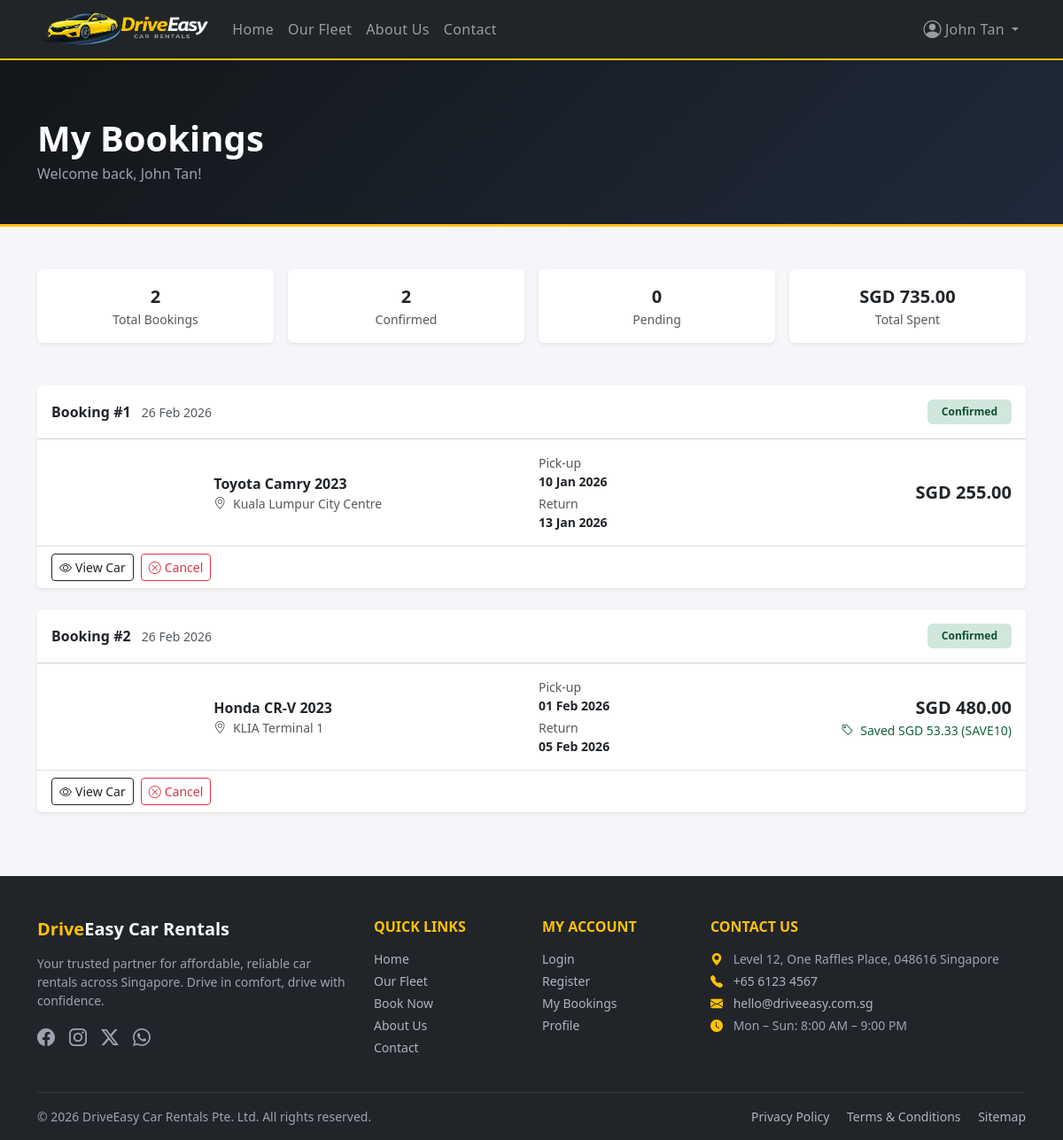
The app's page /my-bookings.php (signed in), older data.
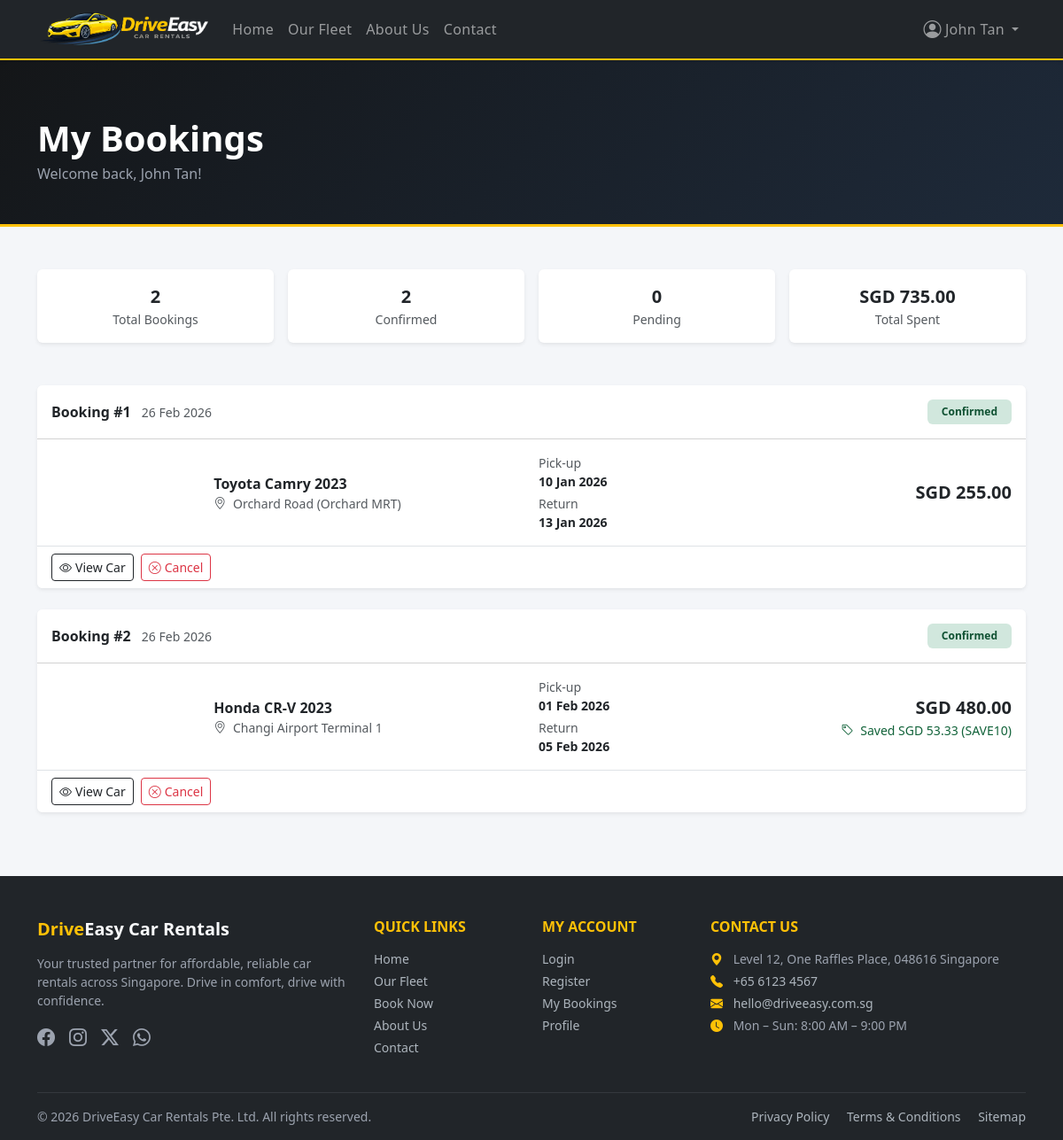
The same page, newer data.
### tables this page shows
CREATE TABLE IF NOT EXISTS bookings (
    id              INT AUTO_INCREMENT PRIMARY KEY,
    user_id         INT           NOT NULL,
    car_id          INT           NOT NULL,
    pickup_location VARCHAR(150)  NOT NULL,
    start_date      DATE          NOT NULL,
    end_date        DATE          NOT NULL,
    total_cost      DECIMAL(10,2) NOT NULL,
    status          ENUM('pending','confirmed','cancelled') NOT NULL DEFAULT 'pending',
    promo_code      VARCHAR(30)   DEFAULT NULL,
    discount_amount DECIMAL(10,2) NOT NULL DEFAULT 0.00,
    notes           TEXT          DEFAULT NULL,
    created_at      TIMESTAMP DEFAULT CURRENT_TIMESTAMP,
    FOREIGN KEY (user_id) REFERENCES users(id)  ON DELETE CASCADE,
    FOREIGN KEY (car_id)  REFERENCES cars(id)   ON DELETE CASCADE
);

CREATE TABLE IF NOT EXISTS cars (
    id            INT AUTO_INCREMENT PRIMARY KEY,
    brand         VARCHAR(50)   NOT NULL,
    model         VARCHAR(50)   NOT NULL,
    year          YEAR          NOT NULL,
    type          ENUM('sedan','SUV','MPV','sports') NOT NULL,
    daily_rate    DECIMAL(10,2) NOT NULL,
    status        ENUM('available','unavailable') NOT NULL DEFAULT 'available',
    image_path    VARCHAR(255)  DEFAULT 'assets/images/placeholder.jpg',
    description   TEXT,
    seats         TINYINT       NOT NULL DEFAULT 5,
    transmission  ENUM('automatic','manual') NOT NULL DEFAULT 'automatic',
    fuel_type     VARCHAR(30)   NOT NULL DEFAULT 'Petrol',
    mileage       VARCHAR(30)   DEFAULT 'Unlimited',
    created_at    TIMESTAMP DEFAULT CURRENT_TIMESTAMP
);

### includes/auth.php (called while the page is built, shortened)
<?php
function isLoggedIn(): bool
{
    return isset($_SESSION['user_id']) && !empty($_SESSION['user_id']);
}
function currentUserName(): string
{
    return htmlspecialchars($_SESSION['user_name'] ?? '', ENT_QUOTES, 'UTF-8');
}

### my-bookings.php (the view, shortened to what this page needs)
<?php
require_once __DIR__ . '/includes/db.php';
require_once __DIR__ . '/includes/auth.php';
$userId    = currentUserId();
$bookingsStmt = $pdo->prepare(
    "SELECT b.*, c.brand, c.model, c.year, c.type, c.image_path, c.daily_rate
     FROM bookings b
     JOIN cars c ON c.id = b.car_id
     WHERE b.user_id = :uid
     ORDER BY b.created_at DESC"
);
$bookingsStmt->execute([':uid' => $userId]);
$bookings = $bookingsStmt->fetchAll();
?>
<!DOCTYPE html>
<html lang="en">
<head>
    <link rel="stylesheet" href="https://cdn.jsdelivr.net/npm/bootstrap@5.3.2/dist/css/bootstrap.min.css">
    <link rel="stylesheet" href="https://cdn.jsdelivr.net/npm/bootstrap-icons@1.11.3/font/bootstrap-icons.min.css">
    <link rel="stylesheet" href="/assets/css/style.css">
</head>
<body>
<?php include __DIR__ . '/includes/navbar.php'; ?>
<main>
<div class="page-hero">
    <div class="container">
        <h1 class="fw-bold text-white mb-1">My Bookings</h1>
        <p class="text-secondary mb-0">Welcome back, <?= currentUserName() ?>!</p>
    </div>
</div>
<div class="container py-5">
    <?php if (empty($bookings)): ?>
    <div class="text-center py-5">
        <i class="bi bi-calendar-x fs-1 text-muted" aria-hidden="true"></i>
        <h2 class="h4 mt-3">No Bookings Yet</h2>
        <p class="text-muted">Looks like you haven't booked anything yet. Browse our fleet and hit the road!</p>
        <a href="/fleet.php" class="btn btn-warning fw-bold mt-2">Browse Fleet</a>
    </div>
    <?php else: ?>
    <div class="row g-3 mb-5">
        <?php
        $counts = ['pending' => 0, 'confirmed' => 0, 'cancelled' => 0];
        foreach ($bookings as $b) $counts[$b['status']] = ($counts[$b['status']] ?? 0) + 1;
        $totalSpent = array_sum(array_column(array_filter($bookings, fn($b) => $b['status'] !== 'cancelled'), 'total_cost'));
        $statCards = [
            ['Total Bookings', count($bookings),        'bi-calendar-check', 'primary'],
            ['Confirmed',      $counts['confirmed'],    'bi-check-circle',   'success'],
            ['Pending',        $counts['pending'],      'bi-hourglass-split','warning'],
            ['Total Spent',    'SGD '.number_format($totalSpent,2), 'bi-wallet2', 'info'],
        ];
        foreach ($statCards as $sc): ?>
        <div class="col-6 col-md-3">
            <div class="card text-center border-0 shadow-sm h-100">
                <div class="card-body py-3">
                    <div class="fw-bold fs-5"><?= htmlspecialchars((string)$sc[1]) ?></div>
                    <div class="text-muted small"><?= htmlspecialchars($sc[0]) ?></div>
                </div>
            </div>
        </div>
        <?php endforeach; ?>
    </div>
    <?php foreach ($bookings as $booking): ?>
    <div class="card border-0 shadow-sm mb-4 overflow-hidden">
        <div class="card-header bg-white d-flex flex-wrap justify-content-between align-items-center gap-2 py-3">
            <div>
                <span class="fw-bold">Booking #<?= (int)$booking['id'] ?></span>
                <span class="text-muted small ms-2"><?= htmlspecialchars(date('d M Y', strtotime($booking['created_at']))) ?></span>
            </div>
            <span class="badge status-<?= htmlspecialchars($booking['status']) ?> px-3 py-2 text-capitalize"><?= htmlspecialchars($booking['status']) ?></span>
        </div>
        <div class="card-body">
            <div class="row g-3 align-items-center">
                <div class="col-12 col-sm-3 col-md-2 text-center">
                </div>
                <div class="col-12 col-sm-9 col-md-4">
                    <div class="fw-bold">
                        <?= htmlspecialchars($booking['brand'] . ' ' . $booking['model']) ?> <?= htmlspecialchars($booking['year']) ?>
                    </div>
                    <div class="text-muted small">
                        <i class="bi bi-geo-alt me-1" aria-hidden="true"></i>
                        <?= htmlspecialchars($booking['pickup_location']) ?>
                    </div>
                </div>
                <div class="col-6 col-md-3">
                    <div class="small text-muted">Pick-up</div>
                    <div class="fw-semibold small"><?= htmlspecialchars(date('d M Y', strtotime($booking['start_date']))) ?></div>
                    <div class="small text-muted mt-1">Return</div>
                    <div class="fw-semibold small"><?= htmlspecialchars(date('d M Y', strtotime($booking['end_date']))) ?></div>
                </div>
                <div class="col-6 col-md-3 text-end">
                    <div class="fs-5 fw-bold text-dark">SGD <?= number_format((float)$booking['total_cost'], 2) ?></div>
                    <?php if ($booking['discount_amount'] > 0): ?>
                    <div class="text-success small">
                        <i class="bi bi-tag me-1" aria-hidden="true"></i> Saved SGD <?= number_format((float)$booking['discount_amount'], 2) ?>
                        <?php if ($booking['promo_code']): ?>(<?= htmlspecialchars($booking['promo_code']) ?>)<?php endif; ?>
                    </div>
                    <?php endif; ?>
                </div>
            </div>
        </div>
        <div class="card-footer bg-white border-top d-flex flex-wrap gap-2 align-items-center">
            <a href="/car-details.php?id=<?= (int)$booking['car_id'] ?>" class="btn btn-outline-dark btn-sm">
                <i class="bi bi-eye me-1" aria-hidden="true"></i>View Car
            </a>
            <?php if (in_array($booking['status'], ['pending', 'confirmed'])): ?>
            <form method="POST" action="/my-bookings.php" class="d-inline">
                <button type="submit" class="btn btn-outline-danger btn-sm btn-cancel-booking">
                    <i class="bi bi-x-circle me-1" aria-hidden="true"></i>Cancel
                </button>
            </form>
            <?php endif; ?>
        </div>
    </div>
    <?php endforeach; ?>
    <?php endif; ?>
</div></main>
<?php include __DIR__ . '/includes/footer.php'; ?>
</body>
</html>

### includes/navbar.php (shortened to what this page needs)
<?php
$currentPage = basename($_SERVER['PHP_SELF']);
function navActive(string $page): string {
    global $currentPage;
    return ($currentPage === $page) ? 'active" aria-current="page' : '';
}
?>
<nav class="navbar navbar-expand-lg navbar-dark bg-dark sticky-top shadow-sm" id="mainNav">
    <div class="container">
<a class="navbar-brand" href="/index.php">
    <img src="/assets/images/logo.png" alt="DriveEasy" class="navbar-logo">
</a>
        <div class="collapse navbar-collapse" id="navbarMain">
            <ul class="navbar-nav me-auto mb-2 mb-lg-0">
                <li class="nav-item">
                    <a class="nav-link <?= navActive('index.php') ?>" href="/index.php">Home</a>
                </li>
                <li class="nav-item">
                    <a class="nav-link <?= navActive('fleet.php') ?>" href="/fleet.php">Our Fleet</a>
                </li>
                <li class="nav-item">
                    <a class="nav-link <?= navActive('about.php') ?>" href="/about.php">About Us</a>
                </li>
                <li class="nav-item">
                    <a class="nav-link <?= navActive('contact.php') ?>" href="/contact.php">Contact</a>
                </li>
            </ul>
            <ul class="navbar-nav ms-auto mb-2 mb-lg-0 align-items-lg-center">
                <?php if (isLoggedIn()): ?>
                    <li class="nav-item dropdown">
                        <a class="nav-link dropdown-toggle d-flex align-items-center gap-1"
                           href="#" role="button"
                           data-bs-toggle="dropdown" aria-expanded="false"
                           id="userDropdown">
                            <i class="bi bi-person-circle fs-5" aria-hidden="true"></i>
                            <span><?= currentUserName() ?></span>
                        </a>
                    </li>
                <?php endif; ?>
            </ul>
        </div>
    </div>
</nav>

### includes/footer.php
<?php
$currentYear = date('Y');
?>
<footer class="bg-dark text-light pt-5 pb-3 mt-auto" role="contentinfo">
    <div class="container">
        <div class="row g-4">
            <div class="col-12 col-md-4">
                <h2 class="h5 fw-bold mb-3">
                    <span class="text-warning">Drive</span>Easy Car Rentals
                </h2>
                <p class="text-secondary small">
                    Your trusted partner for affordable, reliable car rentals across Singapore.
                    Drive in comfort, drive with confidence.
                </p>
                <div class="d-flex gap-3 mt-3">
                    <a href="#" class="text-secondary fs-5 footer-social" aria-label="Facebook">
                        <i class="bi bi-facebook" aria-hidden="true"></i>
                    </a>
                    <a href="#" class="text-secondary fs-5 footer-social" aria-label="Instagram">
                        <i class="bi bi-instagram" aria-hidden="true"></i>
                    </a>
                    <a href="#" class="text-secondary fs-5 footer-social" aria-label="Twitter / X">
                        <i class="bi bi-twitter-x" aria-hidden="true"></i>
                    </a>
                    <a href="#" class="text-secondary fs-5 footer-social" aria-label="WhatsApp">
                        <i class="bi bi-whatsapp" aria-hidden="true"></i>
                    </a>
                </div>
            </div>
            <div class="col-6 col-md-2">
                <h3 class="h6 text-uppercase fw-semibold text-warning mb-3">Quick Links</h3>
                <ul class="list-unstyled small">
                    <li class="mb-1"><a href="/index.php"   class="footer-link">Home</a></li>
                    <li class="mb-1"><a href="/fleet.php"   class="footer-link">Our Fleet</a></li>
                    <li class="mb-1"><a href="/booking.php" class="footer-link">Book Now</a></li>
                    <li class="mb-1"><a href="/about.php"   class="footer-link">About Us</a></li>
                    <li class="mb-1"><a href="/contact.php" class="footer-link">Contact</a></li>
                </ul>
            </div>
            <div class="col-6 col-md-2">
                <h3 class="h6 text-uppercase fw-semibold text-warning mb-3">My Account</h3>
                <ul class="list-unstyled small">
                    <li class="mb-1"><a href="/login.php"       class="footer-link">Login</a></li>
                    <li class="mb-1"><a href="/register.php"    class="footer-link">Register</a></li>
                    <li class="mb-1"><a href="/my-bookings.php" class="footer-link">My Bookings</a></li>
                    <li class="mb-1"><a href="/profile.php"     class="footer-link">Profile</a></li>
                </ul>
            </div>
            <div class="col-12 col-md-4">
                <h3 class="h6 text-uppercase fw-semibold text-warning mb-3">Contact Us</h3>
                <address class="text-secondary small mb-0" style="font-style:normal;">
                    <p class="mb-1">
                        <i class="bi bi-geo-alt-fill me-2 text-warning" aria-hidden="true"></i>
                        Level 12, One Raffles Place, 048616 Singapore
                    </p>
                    <p class="mb-1">
                        <i class="bi bi-telephone-fill me-2 text-warning" aria-hidden="true"></i>
                        <a href="tel:+6561234567" class="footer-link">+65 6123 4567</a>
                    </p>
                    <p class="mb-1">
                        <i class="bi bi-envelope-fill me-2 text-warning" aria-hidden="true"></i>
                        <a href="mailto:hello@driveeasy.com.sg" class="footer-link">hello@driveeasy.com.sg</a>
                    </p>
                    <p class="mb-0">
                        <i class="bi bi-clock-fill me-2 text-warning" aria-hidden="true"></i>
                        Mon – Sun: 8:00 AM – 9:00 PM
                    </p>
                </address>
            </div>
        </div>
        <hr class="border-secondary mt-4">
        <div class="d-flex flex-column flex-md-row justify-content-between align-items-center small text-secondary">
            <p class="mb-1 mb-md-0">
                &copy; <?= $currentYear ?> DriveEasy Car Rentals Pte. Ltd. All rights reserved.
            </p>
            <p class="mb-0">
                <a href="#" class="footer-link me-3">Privacy Policy</a>
                <a href="#" class="footer-link me-3">Terms &amp; Conditions</a>
                <a href="#" class="footer-link">Sitemap</a>
            </p>
        </div>
    </div>
</footer>

### assets/css/style.css (style rules this page uses)
:root { --brand-gold: #FFC107; --brand-gold-text: #735500; --brand-dark: #212529; --brand-darker: #141618; --brand-light: #F8F9FA; --card-radius: 0.75rem; --transition: 0.25s ease; }
.text-warning { color: var(--brand-gold-text) !important; }
.text-muted, .text-secondary { color: #54595e !important; }
.bg-dark .text-muted, .bg-dark .text-secondary, .page-hero .text-muted, .page-hero .text-secondary, .hero-section .text-muted, .hero-section .text-secondary, .cost-box .text-muted, .cost-box .text-secondary, .admin-sidebar .text-muted, .admin-sidebar .text-secondary { color: #9ca3af !important; }
.text-success { color: #12633a !important; }
.bg-dark .text-warning, .page-hero .text-warning, .hero-section .text-warning, .navbar-dark .text-warning, .admin-sidebar .text-warning { color: var(--brand-gold) !important; }
body { font-family: 'Segoe UI', system-ui, -apple-system, sans-serif; display: flex; flex-direction: column; min-height: 100vh; background-color: #f4f6f9; color: var(--brand-dark); }
main { flex: 1; }
a { text-decoration: none; transition: color var(--transition); }
img { max-width: 100%; height: auto; }
#mainNav { border-bottom: 2px solid var(--brand-gold); }
#mainNav .nav-link { font-weight: 500; letter-spacing: 0.02em; transition: color var(--transition); }
.navbar-brand img { transition: transform .2s ease; }
.navbar-logo { height: 40px; width: auto; }
.footer-link { color: #adb5bd; transition: color var(--transition); }
.footer-social { transition: color var(--transition); }
.status-confirmed { background: #d1e7dd; color: #0f5132; }
.page-hero { background: linear-gradient(135deg, var(--brand-darker), #1e2a3a); color: #fff; padding: 4rem 0 3rem; position: relative; overflow: hidden; }
.page-hero::after { content: ''; position: absolute; bottom: 0; left: 0; right: 0; height: 3px; background: var(--brand-gold); }

Row changes from the older to the newer data that the page shows:
changed bookings "Toyota Camry": pickup_location "Kuala Lumpur City Centre" → "Orchard Road (Orchard MRT)"
changed bookings "SAVE10": pickup_location "KLIA Terminal 1" → "Changi Airport Terminal 1"
